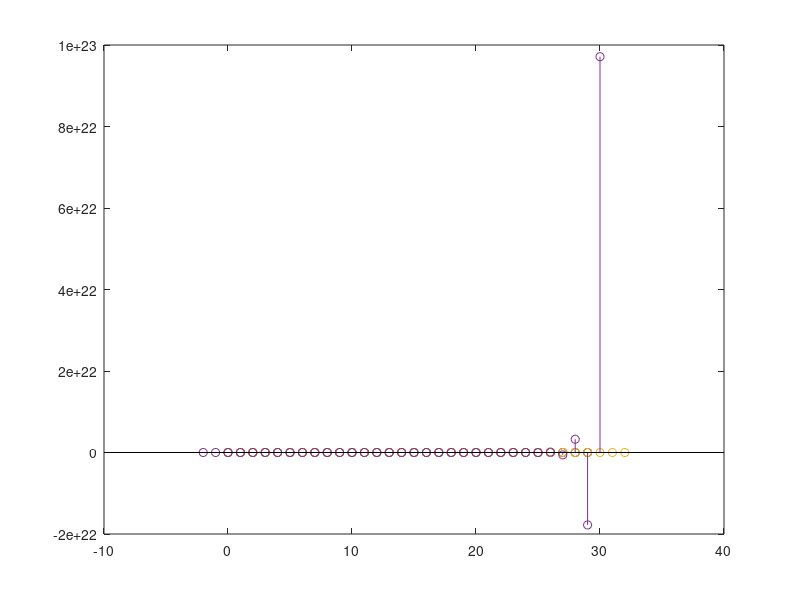
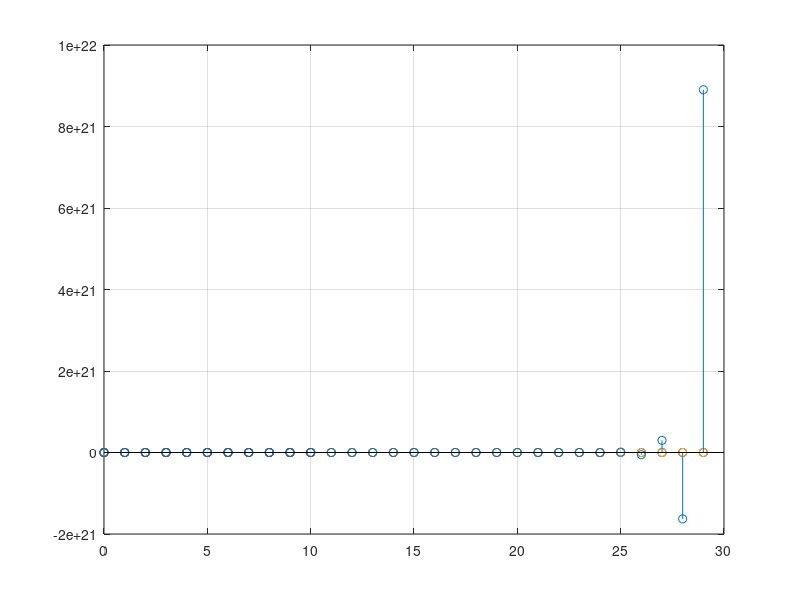

Write MATLAB code to recreate these figures, in order.
clc;clear;
x=[0,0,1,zeros(1,29)];
n=0:29;
y=zeros(1,32);
for i=3:32
   y(i)=0.3*x(i)+0.6*x(i-1)+0.3*x(i-2)-0.9*y(i-2);
end
y=y(y~=0);
stem(n,y); hold on
%% Filter
A=[1 0 0.9];
B=[0.3 0.6 0.3];
x=[1,zeros(1,29)];
y1=filter(B,A,x);
n=0:29;
stem(n,y1); hold on;
% d=(y-y1)./y1;
% figure(2)
% stem(n,d)
%%
clc;clear;
x=[0,0,1,zeros(1,30)];
n=0:32;
y=zeros(1,33);
for i=3:33
y(i)=x(i)+0.5*x(i-1)-1.8*cos(pi/16)*y(i-1)-0.81*y(i-2);
end
disp(y)
figure(1)
stem(n,y)
%% Filter
A=[1 1.8 0.81];
B=[1 0.5 0];
x=[1,zeros(1,29)];
y1=filter(B,A,x);
n=0:29;
disp(y1)
figure(2)
stem(n,y1)
%% IV.6.2
n=0:29;
y=zeros(1,32);
for i=3:32
   y(i)=0.5^(i-3)+0.25*y(i-2);
end
y=y(y~=0);
stem(n,y); hold on
grid on;
%% Filter
a=[1 0 -0.25];
b=1;
n=0:29;
x=0.5.^n;
y1=filter(b,a,x,[0 0]);
stem(n,y1);
d=(y-y1)./y1;
figure(2)
stem(n,d)
%% IV.7
x=[0,0,1,zeros(1,10)];
y=zeros(1,13);
for i=3:13
   y(i)= x(i)+ 0.5*x(i-1)+y(i-1);
end
n=0:10;
y=y(y~=0);
stem(n,y)
%% FIlter
a=[1 -1];
b=[1 0.5];
x=[1,zeros(1,10)];
y=filter(b,a,x);
n=0:10;
stem(n,y)
%% IV.7
x=[0,0,1,ones(1,10)];
y=zeros(1,13);
for i=3:13
   y(i)= x(i)+ 0.5*x(i-1)+y(i-1);
end
n=0:10;
y=y(y~=0);
stem(n,y)
%% FIlter
a=[1 -1];
b=[1 0.5];
x=[1,ones(1,10)];
y=filter(b,a,x);
n=0:10;
stem(n,y)

%% IV.6.2
n=-2:30;
y=[1 0 zeros(1,31)];
for i=3:33
   y(i)=((-1)^(i-3))-4*y(i-1)+8*y(i-2);
end
figure(1)
stem(n,y) 
% Filter
a=[1 4 -8];
b=1;
x=ones(1,30);
y=filter(b,a,x,filtic(b,a,[1 0]));
% disp(y)
n=0:29;
figure(2)
stem(n,y)